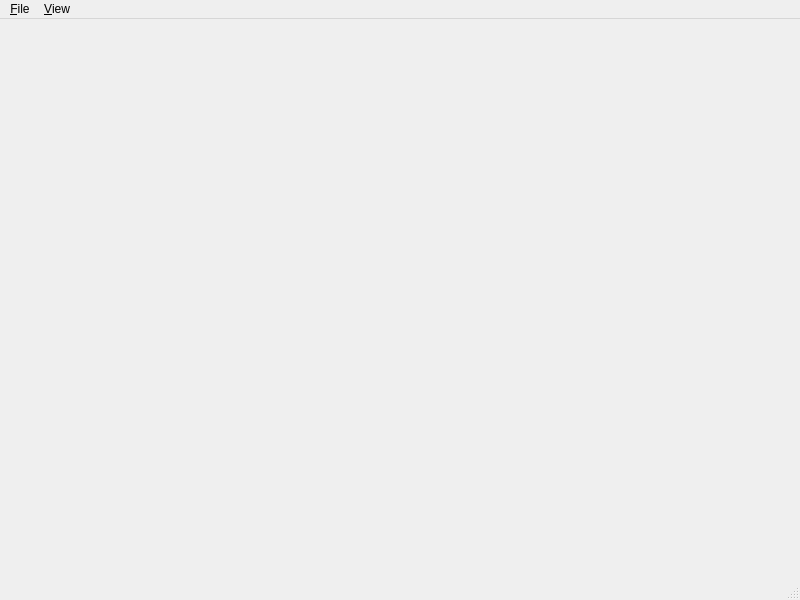
<?xml version="1.0" encoding="UTF-8"?>
<ui version="4.0">
 <class>MainWindow</class>
 <widget class="QMainWindow" name="MainWindow">
  <property name="geometry">
   <rect>
    <x>0</x>
    <y>0</y>
    <width>800</width>
    <height>600</height>
   </rect>
  </property>
  <property name="windowTitle">
   <string>MainWindow</string>
  </property>
  <widget class="QWidget" name="centralWidget"/>
  <widget class="QMenuBar" name="menubar">
   <property name="geometry">
    <rect>
     <x>0</x>
     <y>0</y>
     <width>800</width>
     <height>22</height>
    </rect>
   </property>
   <widget class="QMenu" name="menu_File">
    <property name="title">
     <string>&amp;File</string>
    </property>
    <addaction name="actionQuit"/>
   </widget>
   <widget class="QMenu" name="menu_View">
    <property name="title">
     <string>&amp;View</string>
    </property>
    <addaction name="action_Template"/>
    <addaction name="action_Preview"/>
    <addaction name="action_Draw"/>
    <addaction name="action_Glyph_rect"/>
    <addaction name="action_Bitmap_rect"/>
    <addaction name="actionBase_line"/>
    <addaction name="separator"/>
   </widget>
   <addaction name="menu_File"/>
   <addaction name="menu_View"/>
  </widget>
  <widget class="QStatusBar" name="statusbar"/>
  <action name="actionQuit">
   <property name="text">
    <string>&amp;Quit</string>
   </property>
   <property name="shortcut">
    <string>Ctrl+Q</string>
   </property>
  </action>
  <action name="action_Template">
   <property name="text">
    <string>&amp;Template</string>
   </property>
  </action>
  <action name="action_Preview">
   <property name="checkable">
    <bool>true</bool>
   </property>
   <property name="text">
    <string>&amp;Preview</string>
   </property>
  </action>
  <action name="action_Draw">
   <property name="checkable">
    <bool>true</bool>
   </property>
   <property name="text">
    <string>&amp;Draw</string>
   </property>
  </action>
  <action name="action_Glyph_rect">
   <property name="checkable">
    <bool>true</bool>
   </property>
   <property name="text">
    <string>&amp;Glyph rect</string>
   </property>
  </action>
  <action name="action_Bitmap_rect">
   <property name="checkable">
    <bool>true</bool>
   </property>
   <property name="text">
    <string>&amp;Bitmap rect</string>
   </property>
  </action>
  <action name="actionBase_line">
   <property name="checkable">
    <bool>true</bool>
   </property>
   <property name="text">
    <string>Base&amp;line</string>
   </property>
  </action>
 </widget>
 <resources/>
 <connections/>
</ui>
